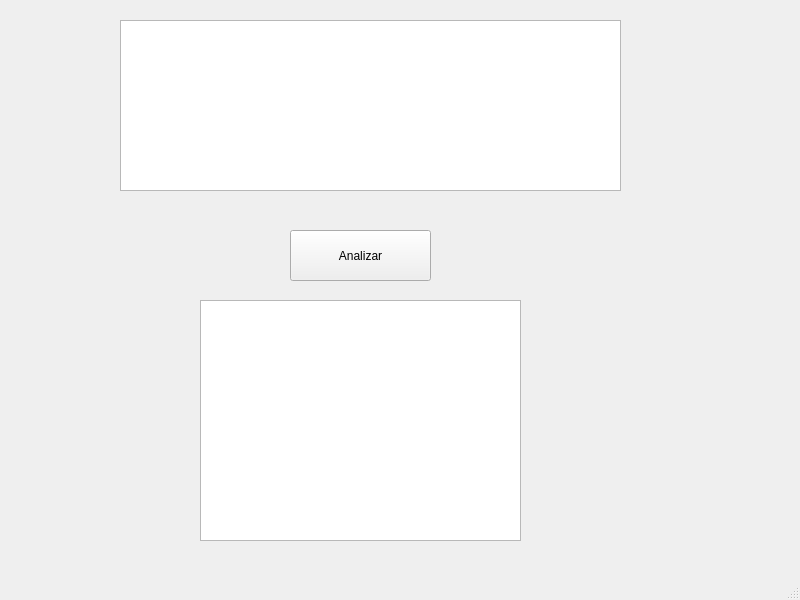
<?xml version="1.0" encoding="UTF-8"?>
<ui version="4.0">
 <class>Analizador_lexico</class>
 <widget class="QMainWindow" name="Analizador_lexico">
  <property name="geometry">
   <rect>
    <x>0</x>
    <y>0</y>
    <width>800</width>
    <height>600</height>
   </rect>
  </property>
  <property name="windowTitle">
   <string>Analizador_lexico</string>
  </property>
  <widget class="QWidget" name="centralwidget">
   <widget class="QTextEdit" name="textEdit">
    <property name="geometry">
     <rect>
      <x>120</x>
      <y>20</y>
      <width>501</width>
      <height>171</height>
     </rect>
    </property>
   </widget>
   <widget class="QTableWidget" name="tableWidget">
    <property name="geometry">
     <rect>
      <x>200</x>
      <y>300</y>
      <width>321</width>
      <height>241</height>
     </rect>
    </property>
   </widget>
   <widget class="QPushButton" name="pushButton">
    <property name="geometry">
     <rect>
      <x>290</x>
      <y>230</y>
      <width>141</width>
      <height>51</height>
     </rect>
    </property>
    <property name="text">
     <string>Analizar</string>
    </property>
   </widget>
  </widget>
  <widget class="QMenuBar" name="menubar">
   <property name="geometry">
    <rect>
     <x>0</x>
     <y>0</y>
     <width>800</width>
     <height>21</height>
    </rect>
   </property>
  </widget>
  <widget class="QStatusBar" name="statusbar"/>
 </widget>
 <resources/>
 <connections/>
</ui>
